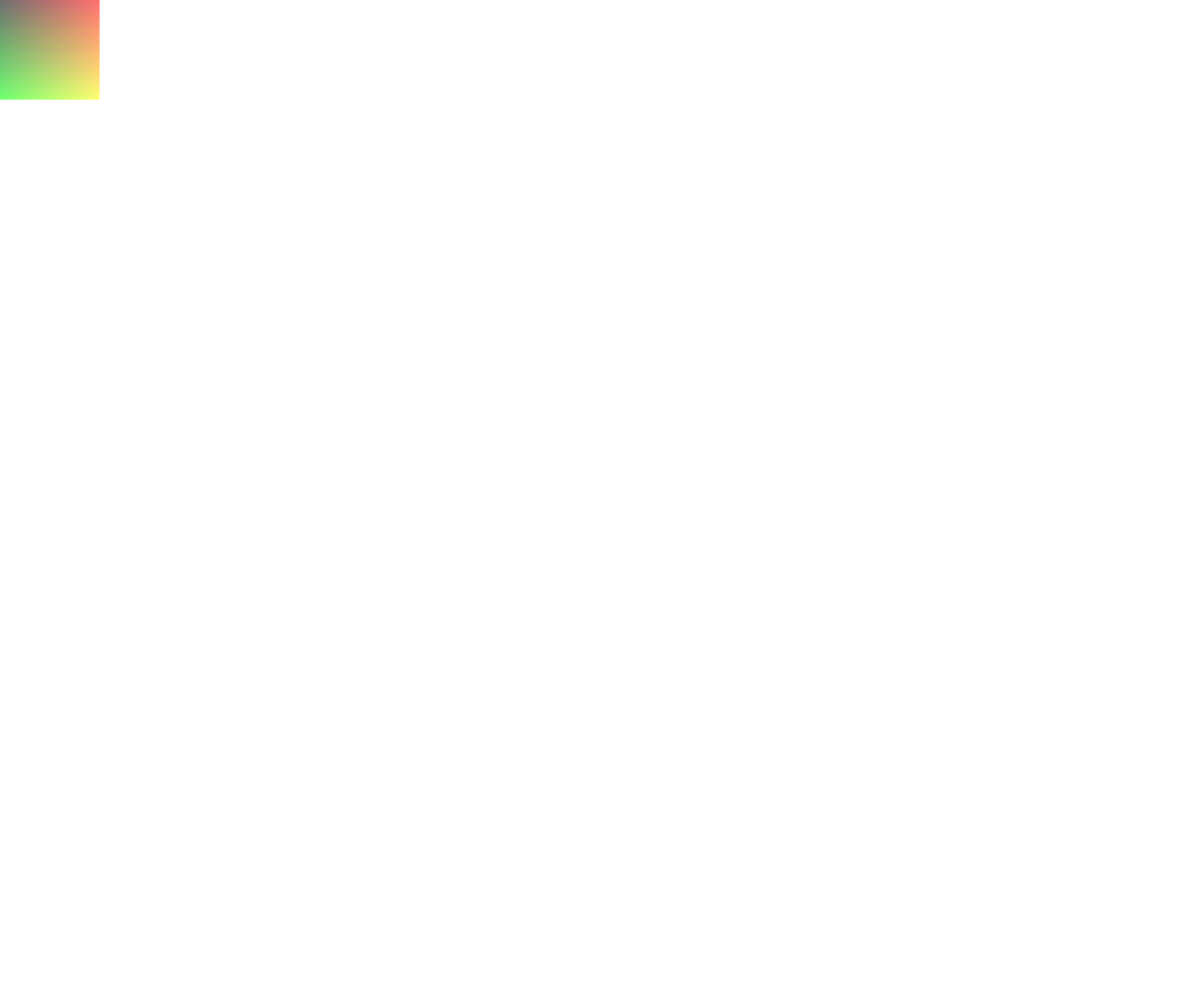
Frame 1 (no input)
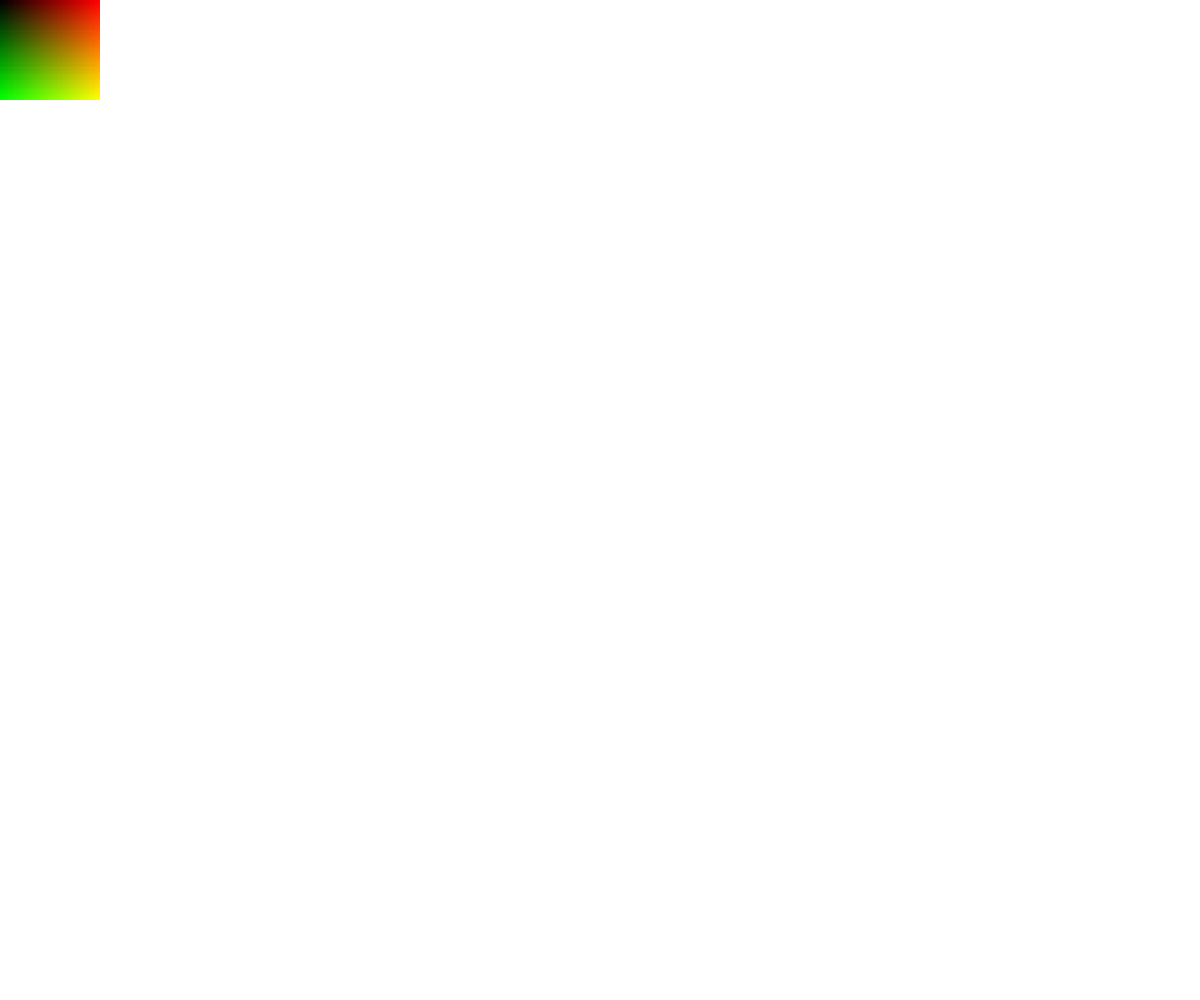
Frame 60 (no input)
Frame 120 (the mouse pressed at the canvas centre since frame 60): identical to frame 60, image omitted

The p5.js sketch that drew these frames (run headless with seeded random() and noise() and a simulated clock; from frame 60 on, the mouse is pressed at the canvas centre):

// p5.js sketch
// ── sketch.js
// this is an example for me to learn the references in p5
function setup() {
  createCanvas(windowWidth, windowHeight);
}

function draw() {
  // background(220);
  // ellipse(200,200,50,70)//椭圆ellipse

  // line(-50,-100,500,500)//线line

  // rect(30,20,50,60)//方形

  // noStroke();
  // let c=color(0,126,255,102);
  // fill(c);
  // rect(15,15,35,70);
  // let value=alpha(c);
  // fill(value);
  // rect(50,15,35,70);
  noStroke();
  colorMode(RGB, 100);
  for (let i = 0; i < 100; i++) {
    for (let j = 0; j < 100; j++) {
      stroke(i, j, 0);
      point(i, j);
    }
  }
}
